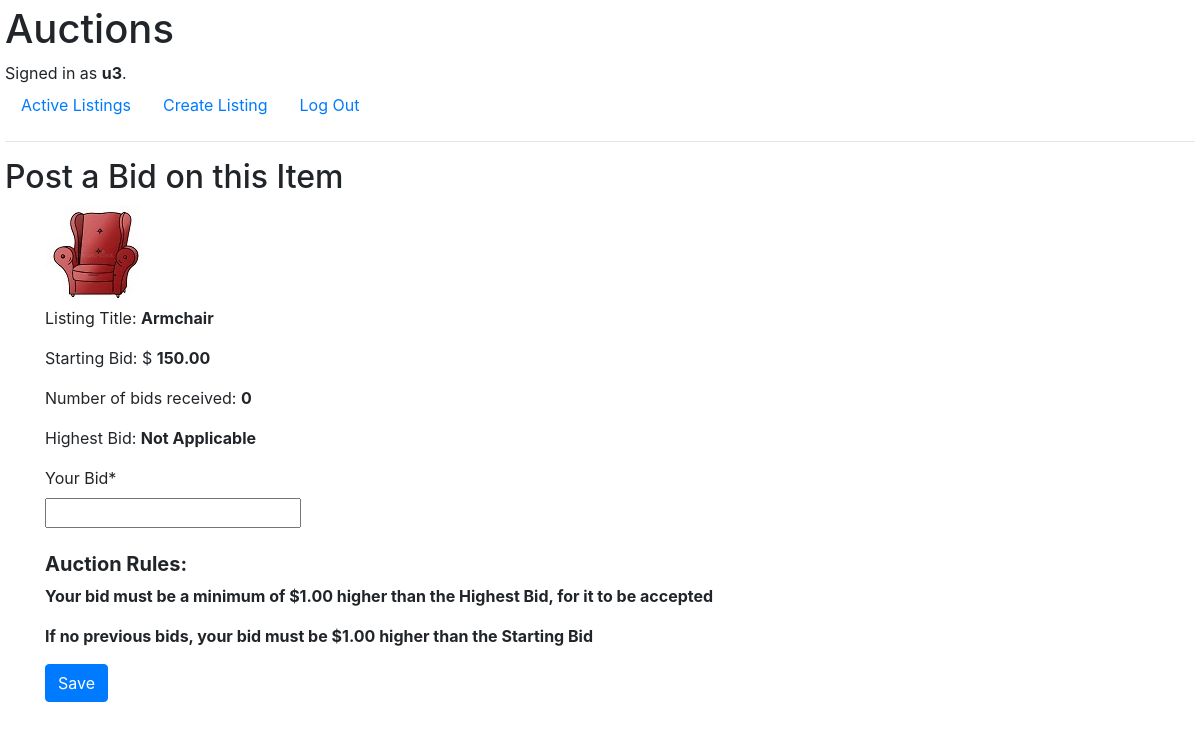
/bid/2/ (signed in), run on an earlier commit of the app's database.
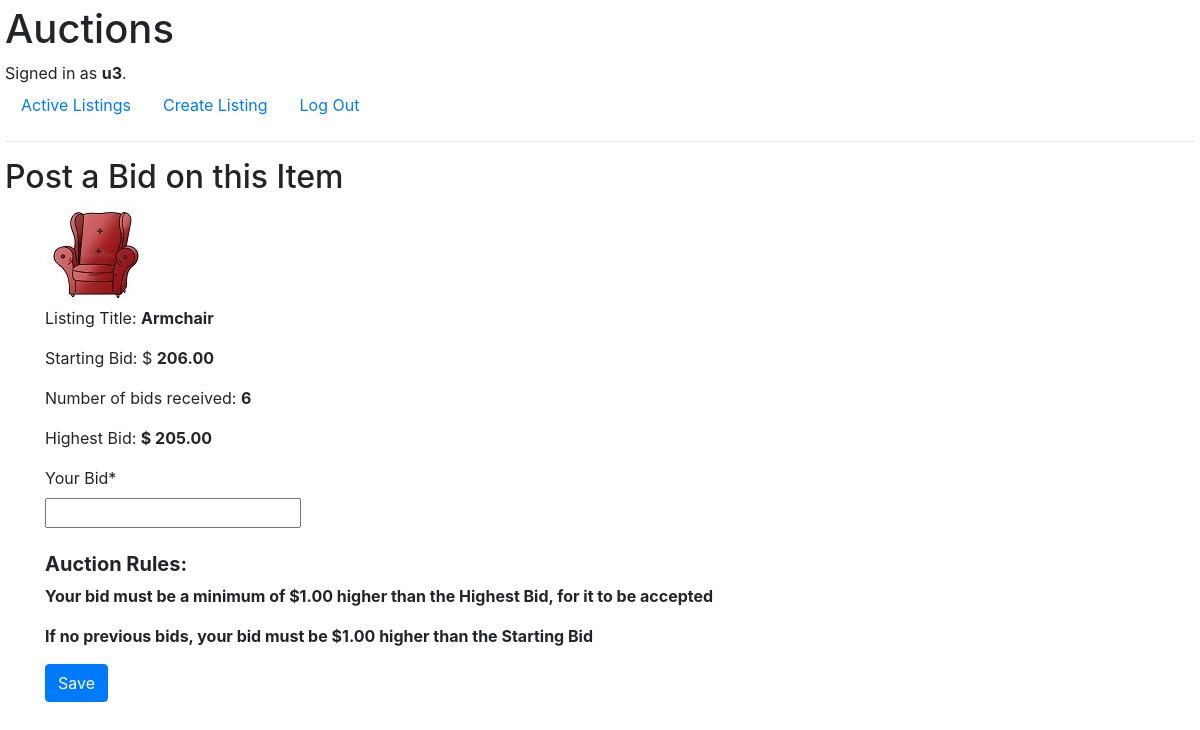
And on a later commit of the database.
### auctions/models.py (models this page shows, shortened)
class Listing(models.Model):
    title = models.CharField(max_length=32)
    description = models.CharField(max_length=256)
    starting_bid = models.DecimalField(max_digits=7, decimal_places=2)
    category = models.CharField(max_length=32)
    date_listed = models.DateField(auto_now_add=True)
    active = models.BooleanField(default=True)
    user_id = models.ForeignKey(User, on_delete=models.CASCADE, related_name="sellers")
    image = models.URLField(max_length=256, blank=True)
    bid_count = models.IntegerField(default=0)
    max_bid = models.DecimalField(max_digits=7, decimal_places=2, default=0.00)

### auctions/views.py (the view, shortened to what this page needs)
# urls.py: path('bid/<pk>/', views.BidCreateView.as_view(), name="bid"),
class BidCreateView(LoginRequiredMixin, CreateView):
    model = Bid
    form_class = BidForm
    success_url = reverse_lazy('index')
    login_url = 'login'
    '''
    Unauthenticated users will be automatically directed to the 'login' page
    '''
    def get_initial(self):
        return {'title_id': self.kwargs['pk'],
                'user_id': self.request.user.id, }
    def get_context_data(self, **kwargs):
        context = super(BidCreateView, self).get_context_data(**kwargs)
        context['listing_details'] = util.get_listing_details(self.kwargs['pk'])
        context['bid_details'] = util.get_bid_details(self.kwargs['pk'])
        return context

### auctions/forms.py (shortened to what this page needs)
class BidForm(ModelForm):
    class Meta:
        model = Bid
        fields = ['title_id', 'bid_amount']
        labels = {
            "bid_amount": "Your Bid",
        }
        widgets = {
            'title_id': forms.HiddenInput(),
            'bid_amount': forms.NumberInput(),
        }

### auctions/util.py (called while the page is built)
def get_bid_details(id):
    filtered_bids = Bid.objects.filter(title_id=id).exclude(active=False)
    bid_count = filtered_bids.count()
    max_bid = filtered_bids.aggregate(Max('bid_amount'))['bid_amount__max']
    bid_details = {"bid_count": bid_count,
                   "max_bid": max_bid,
                   }
    return bid_details

def get_listing_details(id):
    title = Listing.objects.get(pk=id).title
    starting_bid = Listing.objects.get(pk=id).starting_bid
    image = Listing.objects.get(pk=id).image
    listing_details = {"title": title,
                       "starting_bid": starting_bid,
                       "image": image,
                   }
    return listing_details

### auctions/templates/auctions/bid_form.html (shortened to what this page needs)
{% extends "auctions/layout.html" %}
{% load crispy_forms_tags %}
{% load crispy_forms_filters %}
{% block body %}
    <h2>Post a Bid on this Item</h2>
    <div class="container">
        <div class="images">
            <img src="{{ listing_details.image }}" alt="image">
        </div>
        <p>Listing Title: <strong>{{ listing_details.title }}</strong></p>
        <p>Starting Bid: $ <strong>{{ listing_details.starting_bid }}</strong></p>
        <p>Number of bids received: <strong>{{ bid_details.bid_count }}</strong></p>
        {% if bid_details.max_bid == None %}
                <p>Highest Bid: <strong> Not Applicable </strong></p>
        {% else %}
            <p>Highest Bid: <strong>$ {{ bid_details.max_bid|floatformat:2 }}</strong></p>
        {% endif %}
        <form method="post">
            {{ form|crispy }}
            <br>
            <h5><strong>Auction Rules:</strong></h5>
            <strong>
                <p>Your bid must be a minimum of $1.00 higher than the Highest Bid, for it to be accepted</p>
                <p>If no previous bids, your bid must be $1.00 higher than the Starting Bid</p>
            </strong>
            <input type="submit" class="btn btn-primary" value="Save">
        </form>
    </div>
{% endblock %}

What changed in the data, as far as the page shows it:
changed Listing "Armchair": starting_bid "150.00" → "206.00"
Also different on the page:
{{ bid_details.bid_count }}: "0" → "6"
{{ bid_details.max_bid|floatformat:2 }}: (not shown) → "205.00"
text no longer shown: "Not Applicable"
